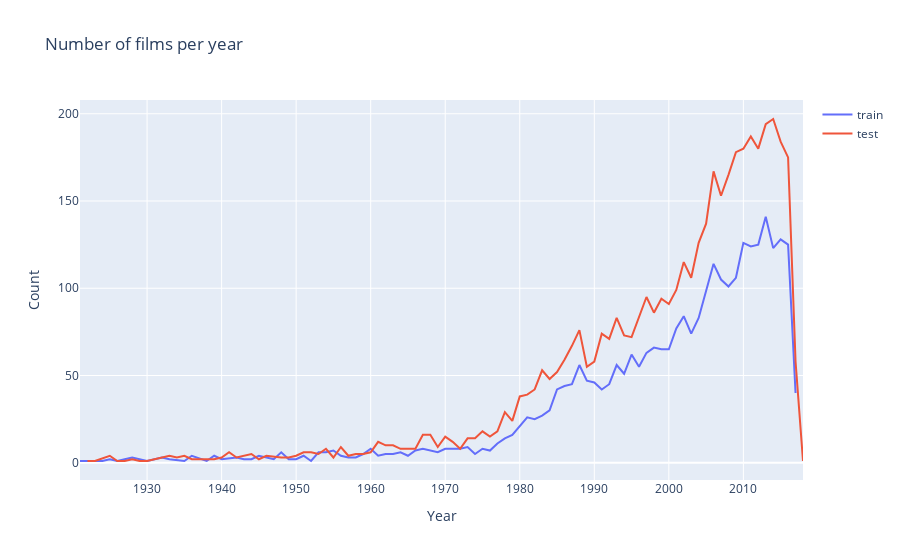

The code cell stored with this chart in its notebook:
### Code cell
#Using Plotly to Visualize the Number of Films Per Year
# Count no.of films released per year and sort the years in ascending order
# Do this for both Train and Test Sets
d1 = train['release_date_year'].value_counts().sort_index()
d2 = test['release_date_year'].value_counts().sort_index()

import plotly.offline as py
py.init_notebook_mode(connected=True)
import plotly.graph_objs as go

# x values are years, and y values are movie counts, name=legend
data = [go.Scatter(x=d1.index, y=d1.values, name='train'),
        go.Scatter(x=d2.index, y=d2.values, name='test')]

layout = go.Layout(dict(title = "Number of films per year",
                  xaxis = dict(title = 'Year'),
                  yaxis = dict(title = 'Count'),
                  ),legend=dict(
                orientation="v"))
py.iplot(dict(data=data, layout=layout))

### Figure 1 — Plotly figure (JSON) as saved in the notebook; plotly's stock layout.template omitted (floating-point values rounded to 4 significant figures)
{"data": [{"name": "train", "type": "scatter", "x": [1921, 1924, 1925, 1926, 1927, 1928, 1930, 1931, 1932, 1933, 1935, 1936, 1938, 1939, 1940, 1942, 1943, 1944, 1945, 1947, 1948, 1949, 1950, 1951, 1952, 1953, 1954, 1955, 1956, 1957, 1958, 1959, 1960, 1961, 1962, 1963, 1964, 1965, 1966, 1967, 1968, 1969, 1970, 1971, 1972, 1973, 1974, 1975, 1976, 1977, 1978, 1979, 1980, 1981, 1982, 1983, 1984, 1985, 1986, 1987, 1988, 1989, 1990, 1991, 1992, 1993, 1994, 1995, 1996, 1997, 1998, 1999, 2000, 2001, 2002, 2003, 2004, 2005, 2006, 2007, 2008, 2009, 2010, 2011, 2012, 2013, 2014, 2015, 2016, 2017], "y": [1, 1, 2, 1, 2, 3, 1, 2, 3, 2, 1, 4, 1, 4, 2, 3, 2, 2, 4, 2, 6, 2, 2, 4, 1, 6, 6, 7, 4, 3, 3, 5, 8, 4, 5, 5, 6, 4, 7, 8, 7, 6, 8, 8, 8, 9, 5, 8, 7, 11, 14, 16, 21, 26, 25, 27, 30, 42, 44, 45, 56, 47, 46, 42, 45, 56, 51, 62, 55, 63, 66, 65, 65, 77, 84, 74, 83, 99, 114, 105, 101, 106, 126, 124, 125, 141, 123, 128, 125, 40]}, {"name": "test", "type": "scatter", "x": [1922, 1923, 1925, 1926, 1927, 1928, 1929, 1930, 1931, 1933, 1934, 1935, 1936, 1937, 1938, 1939, 1940, 1941, 1942, 1944, 1945, 1946, 1948, 1949, 1950, 1951, 1952, 1953, 1954, 1955, 1956, 1957, 1958, 1959, 1960, 1961, 1962, 1963, 1964, 1965, 1966, 1967, 1968, 1969, 1970, 1971, 1972, 1973, 1974, 1975, 1976, 1977, 1978, 1979, 1980, 1981, 1982, 1983, 1984, 1985, 1986, 1987, 1988, 1989, 1990, 1991, 1992, 1993, 1994, 1995, 1996, 1997, 1998, 1999, 2000, 2001, 2002, 2003, 2004, 2005, 2006, 2007, 2008, 2009, 2010, 2011, 2012, 2013, 2014, 2015, 2016, 2017, 2018], "y": [1, 1, 4, 1, 1, 2, 1, 1, 2, 4, 3, 4, 2, 2, 2, 2, 3, 6, 3, 5, 2, 4, 3, 3, 4, 6, 6, 5, 8, 3, 9, 4, 5, 5, 6, 12, 10, 10, 8, 8, 8, 16, 16, 9, 15, 12, 8, 14, 14, 18, 15, 18, 29, 24, 38, 39, 42, 53, 48, 52, 59, 67, 76, 55, 58, 74, 71, 83, 73, 72, 83, 95, 86, 94, 91, 99, 115, 106, 126, 137, 167, 153, 165, 178, 180, 187, 180, 194, 197, 184, 175, 58, 1]}], "layout": {"legend": {"orientation": "v"}, "title": {"text": "Number of films per year"}, "xaxis": {"title": {"text": "Year"}}, "yaxis": {"title": {"text": "Count"}}}}
